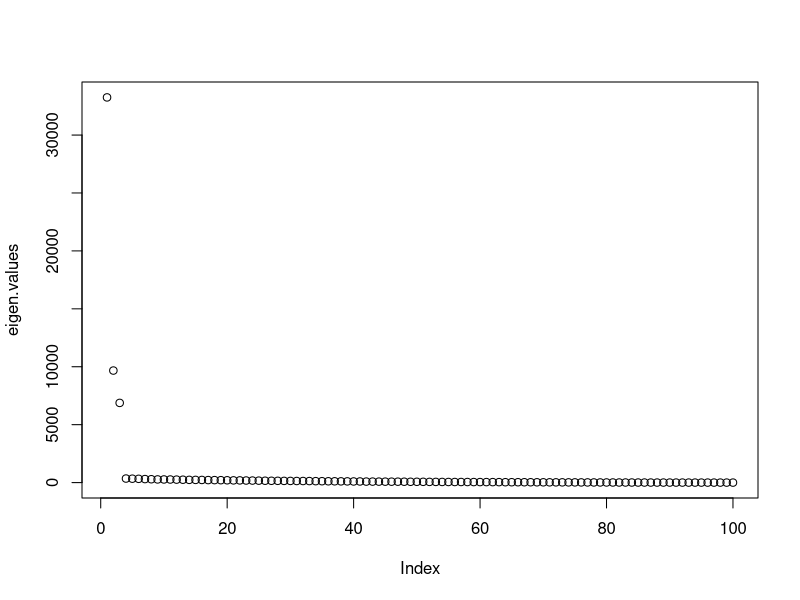
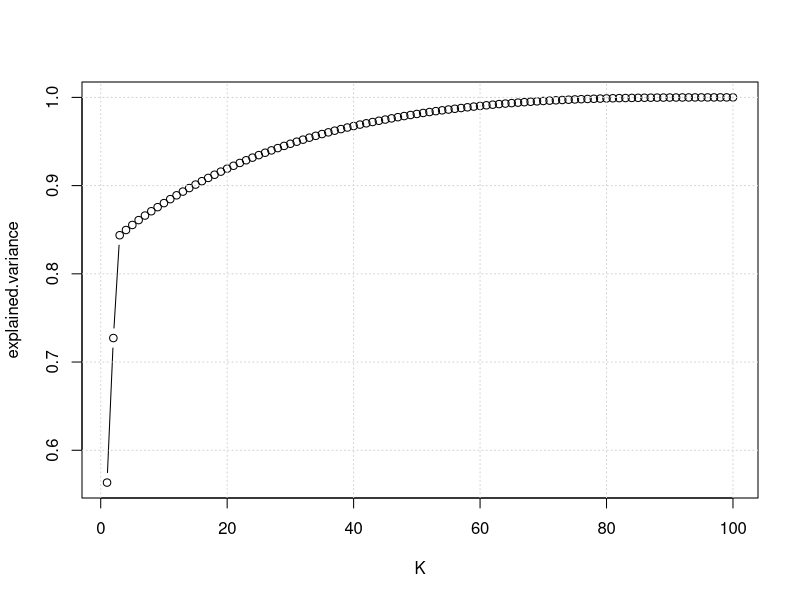

These figures' R source, in order:
setwd("~/Documents/apma/sem2/estimation")
library(readxl)
Y <- read_excel('dataLab3.xlsx', col_names = FALSE)
Y <- as.matrix(Y)
dim(Y)
N <- ncol(Y) # 100
T <- nrow(Y) # 100

# estimate factor model
eigen.decomp <- eigen(Y %*% t(Y)) #  ? eigen
eigen.values <- eigen.decomp$values
eigen.vectors <- eigen.decomp$vector
plot(eigen.values) # so we take only the 3 most important values

K <- 5
F.hat <- sqrt(T) * eigen.vectors[, 1:K]
lambda.hat <- t(F.hat) %*% Y / T

# portion of explained variance
explained.variance <- cumsum(eigen.values) / sum(eigen.values)
plot(1:T, explained.variance, xlab = "K", type = "b")
grid()

factor.model.est <- function(Y, K) {
  # ...
  return(list(F.hat = F.hat, lambda.hat = lambda.hat))
}

res <- factor.model.est(Y, K = 2)
res$F.hat
res$lambda.hat